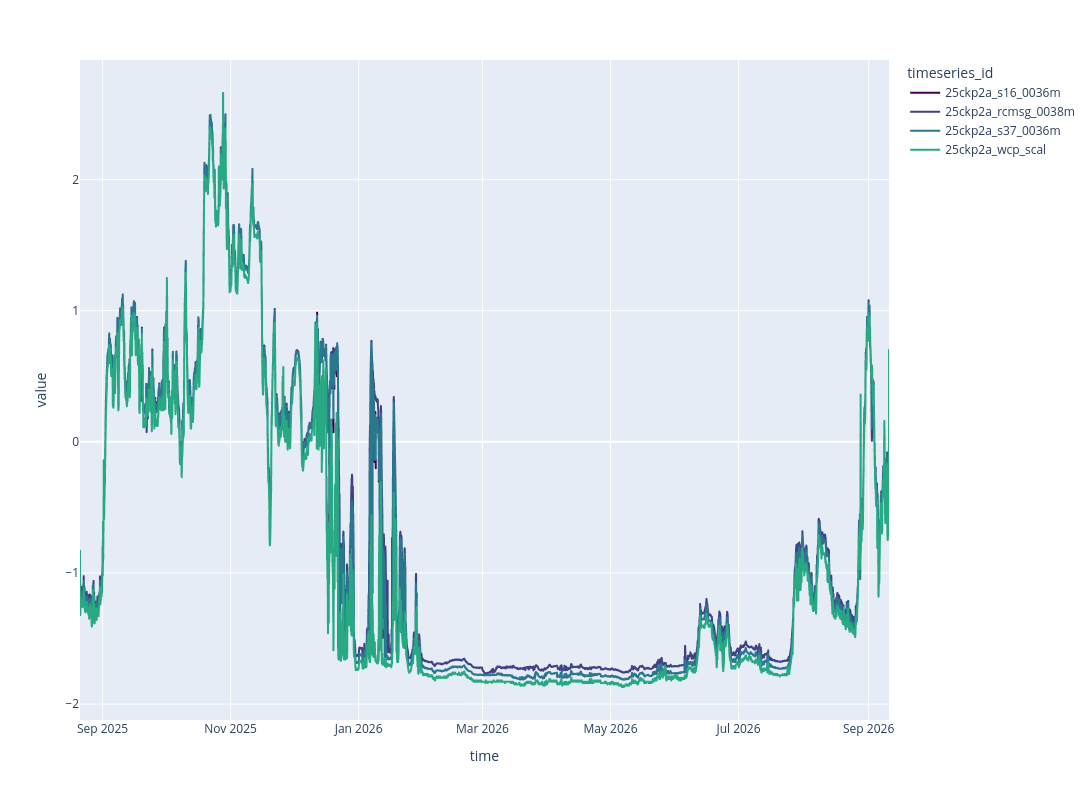

The notebook cell saved with this chart:
### Code cell
px.line(tdf.dropna(subset=['temperature'],how='all'),
        x='time',
        y=['temperature'],
        color='timeseries_id', 
        color_discrete_sequence=colors, width=1200, height=800)

### Figure 1 — Plotly figure (JSON) as saved in the notebook; plotly's stock layout.template omitted (floating-point values rounded to 4 significant figures; data arrays with more than 128 entries replaced by an {"elided": "..."} marker saying what was removed)
{"data": [{"hovertemplate": "timeseries_id=25ckp2a_s16_0036m<br>variable=temperature<br>time=%{x}<br>value=%{y}<extra></extra>", "legendgroup": "25ckp2a_s16_0036m", "line": {"color": "rgb(68, 1, 84)", "dash": "solid"}, "marker": {"symbol": "circle"}, "mode": "lines", "name": "25ckp2a_s16_0036m", "showlegend": true, "type": "scattergl", "x": {"elided": "9252 str values"}, "xaxis": "x", "y": {"elided": "9252 float values"}, "yaxis": "y"}, {"hovertemplate": "timeseries_id=25ckp2a_rcmsg_0038m<br>variable=temperature<br>time=%{x}<br>value=%{y}<extra></extra>", "legendgroup": "25ckp2a_rcmsg_0038m", "line": {"color": "rgb(64, 66, 134)", "dash": "solid"}, "marker": {"symbol": "circle"}, "mode": "lines", "name": "25ckp2a_rcmsg_0038m", "showlegend": true, "type": "scattergl", "x": {"elided": "9252 str values"}, "xaxis": "x", "y": {"elided": "9252 float values"}, "yaxis": "y"}, {"hovertemplate": "timeseries_id=25ckp2a_s37_0036m<br>variable=temperature<br>time=%{x}<br>value=%{y}<extra></extra>", "legendgroup": "25ckp2a_s37_0036m", "line": {"color": "rgb(42, 120, 142)", "dash": "solid"}, "marker": {"symbol": "circle"}, "mode": "lines", "name": "25ckp2a_s37_0036m", "showlegend": true, "type": "scattergl", "x": {"elided": "9252 str values"}, "xaxis": "x", "y": {"elided": "9252 float values"}, "yaxis": "y"}, {"hovertemplate": "timeseries_id=25ckp2a_wcp_scal<br>variable=temperature<br>time=%{x}<br>value=%{y}<extra></extra>", "legendgroup": "25ckp2a_wcp_scal", "line": {"color": "rgb(40, 168, 131)", "dash": "solid"}, "marker": {"symbol": "circle"}, "mode": "lines", "name": "25ckp2a_wcp_scal", "showlegend": true, "type": "scattergl", "x": {"elided": "9252 str values"}, "xaxis": "x", "y": {"elided": "9252 float values"}, "yaxis": "y"}], "layout": {"height": 800, "legend": {"title": {"text": "timeseries_id"}, "tracegroupgap": 0}, "margin": {"t": 60}, "width": 1200, "xaxis": {"anchor": "y", "domain": [0, 1], "title": {"text": "time"}}, "yaxis": {"anchor": "x", "domain": [0, 1], "title": {"text": "value"}}}}
